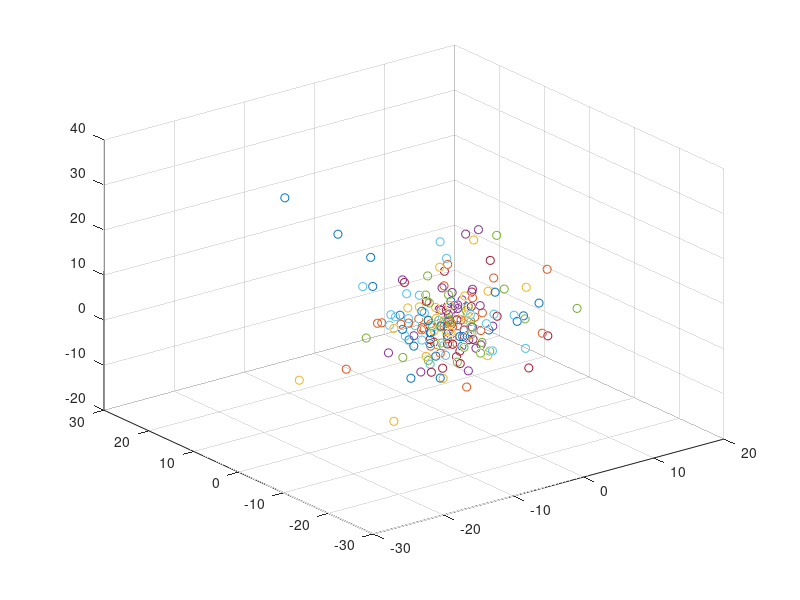

Here is the MATLAB script that generated this plot:
clear
clf

numberOfIterations = 200;
rs = 0;
a = 5;

for i = 1:numberOfIterations
    rs = a*((1/(rand^(2/3))) - 1)^-0.5;

    if rs/a < 10
        theta = acos((rand*2) -1);
        phi = rand*2*pi;

        x = rs*sin(theta)*cos(phi);
        y = rs*sin(theta)*sin(phi);
        z = rs*cos(theta);
    end

    scatter3(x, y, z);
    hold on
end